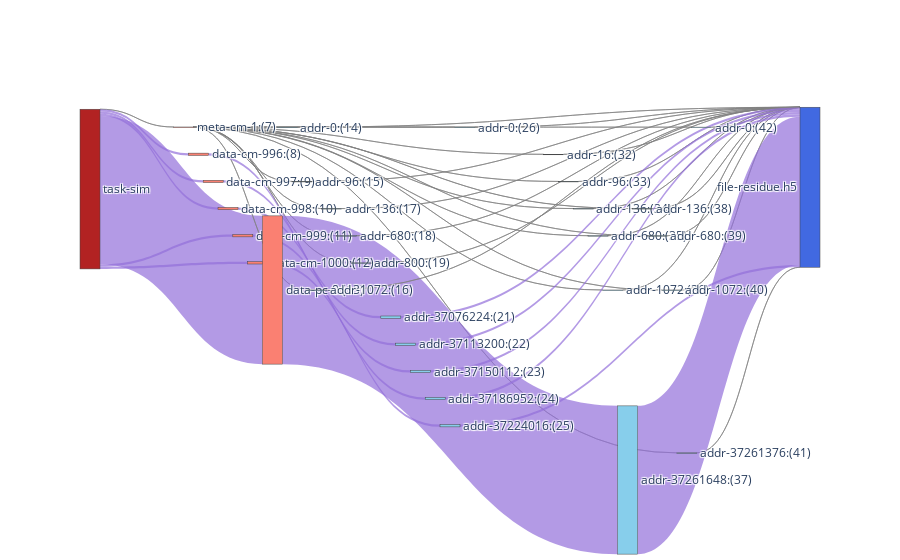

Notebook code for this chart:
### Code cell
sim_nodes, sim_nodes_dict = get_nodes_for_sankey(G_SIM, rm_tags=['sim'])

# print(node_ref2)
sim_links = get_links_for_sankey(G_SIM, sim_nodes_dict)

sim_sankey = go.Sankey(
            node = sim_nodes,
            link = sim_links, 
            orientation='h',
            domain=dict(
              row=0,
              column=0,),
            arrangement = "freeform",
            )

layout =  go.Layout(
    title = "Basic Sankey Diagram",
    bargap = 1,
    barmode = 'stack',
    font = dict(
      size = 10
    )
)
fig = go.Figure(sim_sankey)
fig.show()
fig.write_html(f"{image_path}/sankey-sampled-sim_w-vol-vfd-.html")

### Figure 1 — Plotly figure (JSON) as saved in the notebook; plotly's stock layout.template omitted (floating-point values rounded to 4 significant figures)
{"data": [{"arrangement": "freeform", "domain": {"column": 0, "row": 0}, "link": {"color": ["rgba(128, 128, 128, 0.7)", "rgba(147, 112, 219, 0.7)", "rgba(147, 112, 219, 0.7)", "rgba(147, 112, 219, 0.7)", "rgba(147, 112, 219, 0.7)", "rgba(147, 112, 219, 0.7)", "rgba(147, 112, 219, 0.7)", "rgba(128, 128, 128, 0.7)", "rgba(128, 128, 128, 0.7)", "rgba(128, 128, 128, 0.7)", "rgba(128, 128, 128, 0.7)", "rgba(128, 128, 128, 0.7)", "rgba(128, 128, 128, 0.7)", "rgba(128, 128, 128, 0.7)", "rgba(128, 128, 128, 0.7)", "rgba(128, 128, 128, 0.7)", "rgba(128, 128, 128, 0.7)", "rgba(128, 128, 128, 0.7)", "rgba(128, 128, 128, 0.7)", "rgba(128, 128, 128, 0.7)", "rgba(128, 128, 128, 0.7)", "rgba(128, 128, 128, 0.7)", "rgba(128, 128, 128, 0.7)", "rgba(128, 128, 128, 0.7)", "rgba(147, 112, 219, 0.7)", "rgba(147, 112, 219, 0.7)", "rgba(147, 112, 219, 0.7)", "rgba(147, 112, 219, 0.7)", "rgba(147, 112, 219, 0.7)", "rgba(147, 112, 219, 0.7)", "rgba(128, 128, 128, 0.7)", "rgba(128, 128, 128, 0.7)", "rgba(128, 128, 128, 0.7)", "rgba(128, 128, 128, 0.7)", "rgba(128, 128, 128, 0.7)", "rgba(128, 128, 128, 0.7)", "rgba(128, 128, 128, 0.7)", "rgba(128, 128, 128, 0.7)", "rgba(128, 128, 128, 0.7)", "rgba(128, 128, 128, 0.7)", "rgba(128, 128, 128, 0.7)", "rgba(128, 128, 128, 0.7)", "rgba(128, 128, 128, 0.7)", "rgba(128, 128, 128, 0.7)", "rgba(128, 128, 128, 0.7)", "rgba(128, 128, 128, 0.7)", "rgba(128, 128, 128, 0.7)", "rgba(147, 112, 219, 0.7)", "rgba(147, 112, 219, 0.7)", "rgba(147, 112, 219, 0.7)", "rgba(147, 112, 219, 0.7)", "rgba(147, 112, 219, 0.7)", "rgba(147, 112, 219, 0.7)"], "customdata": [1, 1, 1, 1, 1, 1, 1, 1, 1, 1, 1, 1, 1, 1, 1, 1, 1, 1, 1, 1, 1, 1, 1, 1, 1, 1, 1, 1, 1, 1, 1, 1, 1, 1, 1, 2, 6, 1, 1, 1, 1, 1, 1, 1, 1, 1, 2, 1, 1, 1, 1, 1, 1], "label": ["Access Volume : 1 B <br />Average Count : 1 <br />Average Access Size : 1 B <br />", "Access Volume : 36.94 KB <br />Average Count : 1 <br />Average Access Size : 36.94 KB <br />", "Access Volume : 36.88 KB <br />Average Count : 1 <br />Average Access Size : 36.88 KB <br />", "Access Volume : 36.8 KB <br />Average Count : 1 <br />Average Access Size : 36.8 KB <br />", "Access Volume : 37.03 KB <br />Average Count : 1 <br />Average Access Size : 37.03 KB <br />", "Access Volume : 37.32 KB <br />Average Count : 1 <br />Average Access Size : 37.32 KB <br />", "Access Volume : 2.4 MB <br />Average Count : 1 <br />Average Access Size : 2.4 MB <br />", "Access Volume : 1 B <br />Average Count : 1 <br />Average Access Size : 1 B <br />", "Access Volume : 40 B <br />Average Count : 1 <br />Average Access Size : 40 B <br />", "Access Volume : 328 B <br />Average Count : 1 <br />Average Access Size : 328 B <br />", "Access Volume : 544 B <br />Average Count : 1 <br />Average Access Size : 544 B <br />", "Access Volume : 120 B <br />Average Count : 1 <br />Average Access Size : 120 B <br />", "Access Volume : 512 B <br />Average Count : 1 <br />Average Access Size : 512 B <br />", "Access Volume : 16 B <br />Average Count : 1 <br />Average Access Size : 16 B <br />", "Access Volume : 80 B <br />Average Count : 1 <br />Average Access Size : 80 B <br />", "Access Volume : 512 B <br />Average Count : 1 <br />Average Access Size : 512 B <br />", "Access Volume : 544 B <br />Average Count : 1 <br />Average Access Size : 544 B <br />", "Access Volume : 512 B <br />Average Count : 1 <br />Average Access Size : 512 B <br />", "Access Volume : 328 B <br />Average Count : 1 <br />Average Access Size : 328 B <br />", "Access Volume : 544 B <br />Average Count : 1 <br />Average Access Size : 544 B <br />", "Access Volume : 120 B <br />Average Count : 1 <br />Average Access Size : 120 B <br />", "Access Volume : 328 B <br />Average Count : 1 <br />Average Access Size : 328 B <br />", "Access Volume : 272 B <br />Average Count : 1 <br />Average Access Size : 272 B <br />", "Access Volume : 96 B <br />Average Count : 1 <br />Average Access Size : 96 B <br />", "Access Volume : 36.98 KB <br />Average Count : 1 <br />Average Access Size : 36.98 KB <br />", "Access Volume : 36.91 KB <br />Average Count : 1 <br />Average Access Size : 36.91 KB <br />", "Access Volume : 36.84 KB <br />Average Count : 1 <br />Average Access Size : 36.84 KB <br />", "Access Volume : 37.06 KB <br />Average Count : 1 <br />Average Access Size : 37.06 KB <br />", "Access Volume : 37.36 KB <br />Average Count : 1 <br />Average Access Size : 37.36 KB <br />", "Access Volume : 2.4 MB <br />Average Count : 1 <br />Average Access Size : 2.4 MB <br />", "Access Volume : 1 B <br />Average Count : 1 <br />Average Access Size : 1 B <br />", "Access Volume : 40 B <br />Average Count : 1 <br />Average Access Size : 40 B <br />", "Access Volume : 328 B <br />Average Count : 1 <br />Average Access Size : 328 B <br />", "Access Volume : 544 B <br />Average Count : 1 <br />Average Access Size : 544 B <br />", "Access Volume : 120 B <br />Average Count : 1 <br />Average Access Size : 120 B <br />", "Access Volume : 512 B <br />Average Count : 2 <br />Average Access Size : 256 B <br />", "Access Volume : 16 B <br />Average Count : 6 <br />Average Access Size : 2.67 B <br />", "Access Volume : 80 B <br />Average Count : 1 <br />Average Access Size : 80 B <br />", "Access Volume : 512 B <br />Average Count : 1 <br />Average Access Size : 512 B <br />", "Access Volume : 544 B <br />Average Count : 1 <br />Average Access Size : 544 B <br />", "Access Volume : 512 B <br />Average Count : 1 <br />Average Access Size : 512 B <br />", "Access Volume : 328 B <br />Average Count : 1 <br />Average Access Size : 328 B <br />", "Access Volume : 544 B <br />Average Count : 1 <br />Average Access Size : 544 B <br />", "Access Volume : 120 B <br />Average Count : 1 <br />Average Access Size : 120 B <br />", "Access Volume : 328 B <br />Average Count : 1 <br />Average Access Size : 328 B <br />", "Access Volume : 272 B <br />Average Count : 1 <br />Average Access Size : 272 B <br />", "Access Volume : 96 B <br />Average Count : 2 <br />Average Access Size : 48 B <br />", "Access Volume : 36.98 KB <br />Average Count : 1 <br />Average Access Size : 36.98 KB <br />", "Access Volume : 36.91 KB <br />Average Count : 1 <br />Average Access Size : 36.91 KB <br />", "Access Volume : 36.84 KB <br />Average Count : 1 <br />Average Access Size : 36.84 KB <br />", "Access Volume : 37.06 KB <br />Average Count : 1 <br />Average Access Size : 37.06 KB <br />", "Access Volume : 37.36 KB <br />Average Count : 1 <br />Average Access Size : 37.36 KB <br />", "Access Volume : 2.4 MB <br />Average Count : 1 <br />Average Access Size : 2.4 MB <br />"], "source": [0, 0, 0, 0, 0, 0, 0, 1, 1, 1, 1, 1, 1, 1, 1, 1, 1, 1, 1, 1, 1, 1, 1, 1, 2, 3, 4, 5, 6, 7, 8, 9, 10, 11, 12, 13, 14, 15, 16, 17, 18, 19, 20, 21, 22, 23, 24, 25, 26, 27, 28, 29, 30], "target": [1, 2, 3, 4, 5, 6, 7, 8, 9, 10, 11, 12, 13, 14, 15, 16, 17, 18, 19, 20, 21, 22, 23, 24, 25, 26, 27, 28, 29, 30, 31, 31, 31, 31, 31, 31, 31, 31, 31, 31, 31, 31, 31, 31, 31, 31, 31, 31, 31, 31, 31, 31, 31], "value": [1, 36944, 36876, 36804, 37028, 37324, 2400000, 1, 40, 328, 544, 120, 512, 16, 80, 512, 544, 512, 328, 544, 120, 328, 272, 96, 36976, 36912, 36840, 37064, 37360, 2400000, 1, 40, 328, 544, 120, 512, 16, 80, 512, 544, 512, 328, 544, 120, 328, 272, 96, 36976, 36912, 36840, 37064, 37360, 2400000]}, "node": {"color": ["FireBrick", "Salmon", "Salmon", "Salmon", "Salmon", "Salmon", "Salmon", "Salmon", "SkyBlue", "SkyBlue", "SkyBlue", "SkyBlue", "SkyBlue", "SkyBlue", "SkyBlue", "SkyBlue", "SkyBlue", "SkyBlue", "SkyBlue", "SkyBlue", "SkyBlue", "SkyBlue", "SkyBlue", "SkyBlue", "SkyBlue", "SkyBlue", "SkyBlue", "SkyBlue", "SkyBlue", "SkyBlue", "SkyBlue", "RoyalBlue"], "customdata": ["task", "sim", "sim", "sim", "sim", "sim", "sim", "sim", "sim", "sim", "sim", "sim", "sim", "sim", "sim", "sim", "sim", "sim", "sim", "sim", "sim", "sim", "sim", "sim", "sim", "sim", "sim", "sim", "sim", "sim", "sim", "file"], "label": ["task-sim", "meta-cm-1:(7)", "data-cm-996:(8)", "data-cm-997:(9)", "data-cm-998:(10)", "data-cm-999:(11)", "data-cm-1000:(12)", "data-pc-0:(13)", "addr-0:(14)", "addr-96:(15)", "addr-1072:(16)", "addr-136:(17)", "addr-680:(18)", "addr-800:(19)", "addr-0:(26)", "addr-16:(32)", "addr-96:(33)", "addr-136:(34)", "addr-680:(35)", "addr-1072:(36)", "addr-136:(38)", "addr-680:(39)", "addr-1072:(40)", "addr-37261376:(41)", "addr-0:(42)", "addr-37076224:(21)", "addr-37113200:(22)", "addr-37150112:(23)", "addr-37186952:(24)", "addr-37224016:(25)", "addr-37261648:(37)", "file-residue.h5"], "pad": 10, "thickness": 20, "x": [0, 0.14, 0.16, 0.18, 0.2, 0.22, 0.24, 0.26, 0.28, 0.3, 0.32, 0.34, 0.36, 0.38, 0.52, 0.64, 0.66, 0.68, 0.7, 0.72, 0.76, 0.78, 0.8, 0.82, 0.84, 0.42, 0.44, 0.46, 0.48, 0.5, 0.74, 1], "y": [0, 0.07143, 0.1429, 0.2143, 0.2857, 0.3571, 0.4286, 0.5, 0.07143, 0.2143, 0.5, 0.2857, 0.3571, 0.4286, 0.07143, 0.1429, 0.2143, 0.2857, 0.3571, 0.5, 0.2857, 0.3571, 0.5, 0.9286, 0.07143, 0.5714, 0.6429, 0.7143, 0.7857, 0.8571, 1, 0]}, "orientation": "h", "type": "sankey"}], "layout": {}}
